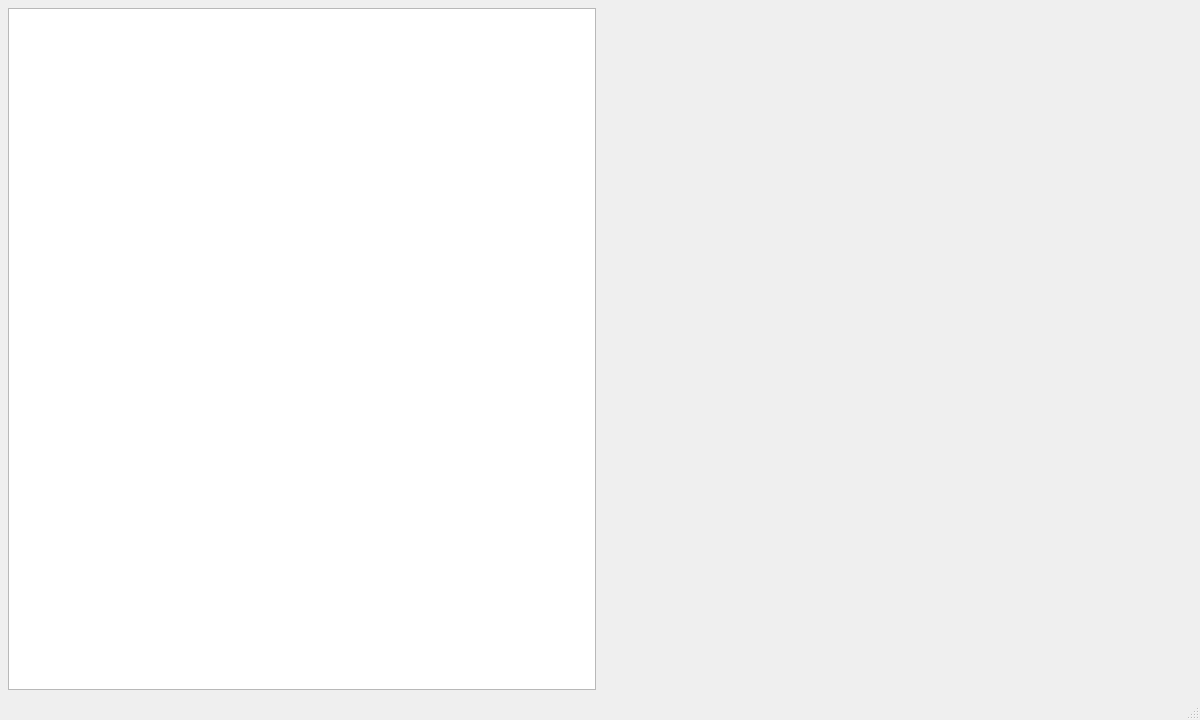
<?xml version="1.0" encoding="UTF-8"?>
<ui version="4.0">
 <class>MainWindow</class>
 <widget class="QMainWindow" name="MainWindow">
  <property name="geometry">
   <rect>
    <x>0</x>
    <y>0</y>
    <width>1200</width>
    <height>720</height>
   </rect>
  </property>
  <property name="windowTitle">
   <string>HMI Measure</string>
  </property>
  <widget class="QWidget" name="centralwidget">
   <layout class="QHBoxLayout" name="horizontalLayout">
    <property name="spacing">
     <number>8</number>
    </property>
    <property name="leftMargin">
     <number>8</number>
    </property>
    <property name="topMargin">
     <number>8</number>
    </property>
    <property name="rightMargin">
     <number>8</number>
    </property>
    <property name="bottomMargin">
     <number>8</number>
    </property>
    <item>
     <widget class="QListWidget" name="navList">
      <property name="minimumWidth">
       <number>160</number>
      </property>
      <property name="maximumWidth">
       <number>220</number>
      </property>
     </widget>
    </item>
    <item>
     <widget class="QStackedWidget" name="stackedWidget"/>
    </item>
   </layout>
  </widget>
  <widget class="QStatusBar" name="statusbar">
   <property name="sizeGripEnabled">
    <bool>true</bool>
   </property>
  </widget>
 </widget>
 <resources/>
 <connections/>
</ui>
